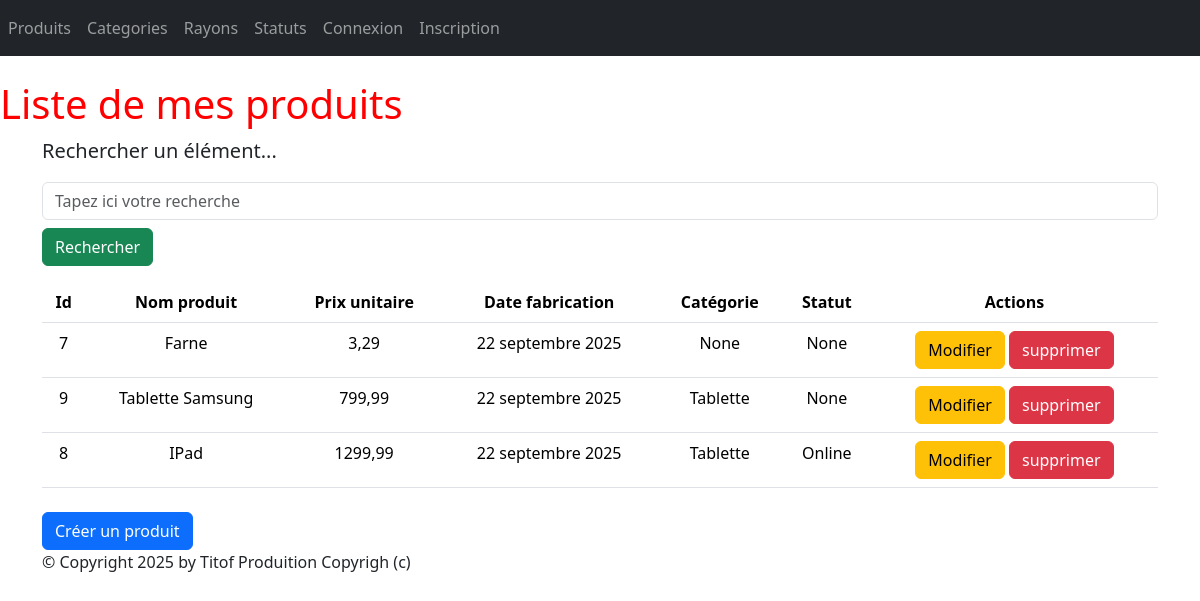
The page /monApp/produits/ on the database as committed earlier.
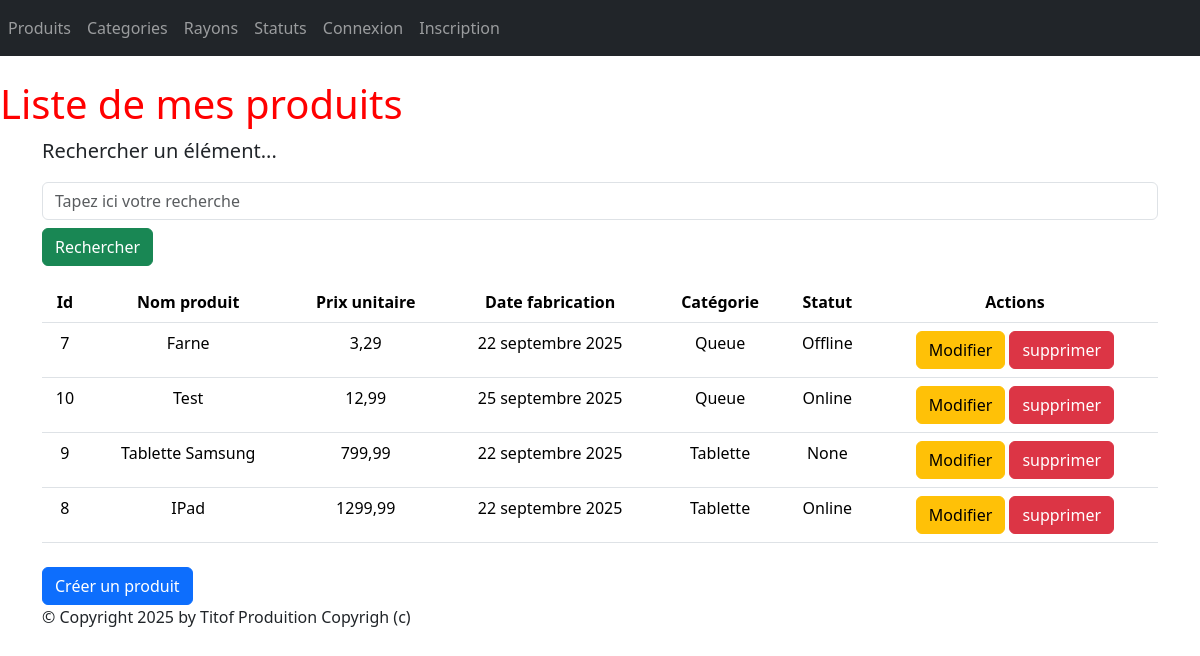
The same page on the database as committed later.
### monApp/models.py (models this page shows, shortened)
class Produit(models.Model):
    refProd = models.AutoField(primary_key=True)
    intituleProd = models.CharField(max_length=200)
    prixUnitaireProd = models.DecimalField(max_digits=10, decimal_places=2)
    dateFabProd = models.DateField(default=date.today)
    categorie = models.ForeignKey(Categorie, on_delete=models.CASCADE, related_name="produits_categorie", null=True, blank=True)
    status = models.ForeignKey(Statut, on_delete=models.CASCADE, related_name="produits_status",null=True, blank=True)

class Categorie(models.Model):
    idCat = models.AutoField(primary_key=True)
    nomCat = models.CharField(max_length=100)
    def __str__(self):
        return self.nomCat

class Statut(models.Model):
    idStatus = models.AutoField(primary_key=True)
    libelleStatus = models.CharField(max_length=100)
    def __str__(self):
        return self.libelleStatus

### monApp/views.py (the view)
# urls.py: path("produits/", views.ProduitListView.as_view(), name="lst_prdts"),
class ProduitListView(ListView):
    model = Produit
    template_name = "monApp/Read/list/produits.html"
    context_object_name = "produits"
    def get_queryset(self):
        query = self.request.GET.get('search')
        if query:
            return Produit.objects.filter(intituleProd__icontains=query).select_related('categorie').select_related('status')
        return Produit.objects.select_related('categorie').select_related('status').order_by("prixUnitaireProd")
    def get_context_data(self, **kwargs):
        context = super(ProduitListView, self).get_context_data(**kwargs)
        context['titremenu'] = "Liste de mes produits"
        return context

### monApp/templates/monApp/Read/list/produits.html
{% extends 'monApp/base.html' %}
{% block menu %}
<h1>{{titremenu}}</h1>
{% endblock %}
{% block contenu %}
<p class="lead mb-3 ml-0">Rechercher un élément...</p>
<form method="GET" action="" class="mb-3">
<input class="form-control" type="text" name="search" placeholder="Tapez ici votre recherche"
value="{{ request.GET.search }}">
<button type="submit" class="btn btn-success mt-2">Rechercher</button>
</form>
<table class="table">
    <thead class="text-center">
        <th>Id</th>
        <th>Nom produit</th>
        <th>Prix unitaire</th>
        <th>Date fabrication</th>
        <th>Catégorie</th>
        <th>Statut</th>
        <th>Actions</th>
    </thead>
    <tbody>
        {% for prdt in produits %}
        <tr class="text-center">
            <td onclick="window.location.href='{% url 'dtl_prdt' prdt.refProd %}';" style="cursor:pointer;">{{ prdt.refProd }}</td>
            <td onclick="window.location.href='{% url 'dtl_prdt' prdt.refProd %}';" style="cursor:pointer;">{{ prdt.intituleProd }}</td>
            <td onclick="window.location.href='{% url 'dtl_prdt' prdt.refProd %}';" style="cursor:pointer;">{{ prdt.prixUnitaireProd }}</td>
            <td onclick="window.location.href='{% url 'dtl_prdt' prdt.refProd %}';" style="cursor:pointer;">{{ prdt.dateFabProd }}</td>
            <td onclick="window.location.href='{% url 'dtl_prdt' prdt.refProd %}';" style="cursor:pointer;">{{ prdt.categorie }}</td>
            <td onclick="window.location.href='{% url 'dtl_prdt' prdt.refProd %}';" style="cursor:pointer;">{{ prdt.status }}</td>
            <td>
                <button onclick="window.location.href='{% url 'prdt_chng' prdt.refProd %}';" class="btn btn-warning">Modifier</button>
                <button onclick="window.location.href='{% url 'dlt_prdt' prdt.refProd %}';" class="btn btn-danger">supprimer</button>
            </td>
        </tr>
        {% endfor %}
    </tbody>
</table>
<button onclick="window.location.href='{% url 'crt_prdt' %}';" class="btn btn-primary mt-2">Créer un produit</button>
{% endblock %}

Rows that differ between the two databases and show on the page:
changed Produit "Farne": categorie "None" → "Queue"; status "None" → "Offline"
added Produit: refProd "10", intituleProd "Test", prixUnitaireProd "12,99", dateFabProd "25 septembre 2025", categorie "Queue", status "Online"
